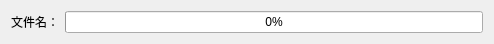
<?xml version="1.0" encoding="UTF-8"?>
<ui version="4.0">
 <class>DataProgress</class>
 <widget class="QWidget" name="DataProgress">
  <property name="geometry">
   <rect>
    <x>0</x>
    <y>0</y>
    <width>494</width>
    <height>39</height>
   </rect>
  </property>
  <property name="windowTitle">
   <string>Form</string>
  </property>
  <layout class="QHBoxLayout" name="horizontalLayout">
   <item>
    <widget class="QLabel" name="label">
     <property name="text">
      <string>文件名：</string>
     </property>
    </widget>
   </item>
   <item>
    <widget class="QProgressBar" name="progressBar">
     <property name="value">
      <number>0</number>
     </property>
    </widget>
   </item>
  </layout>
 </widget>
 <resources/>
 <connections/>
</ui>
